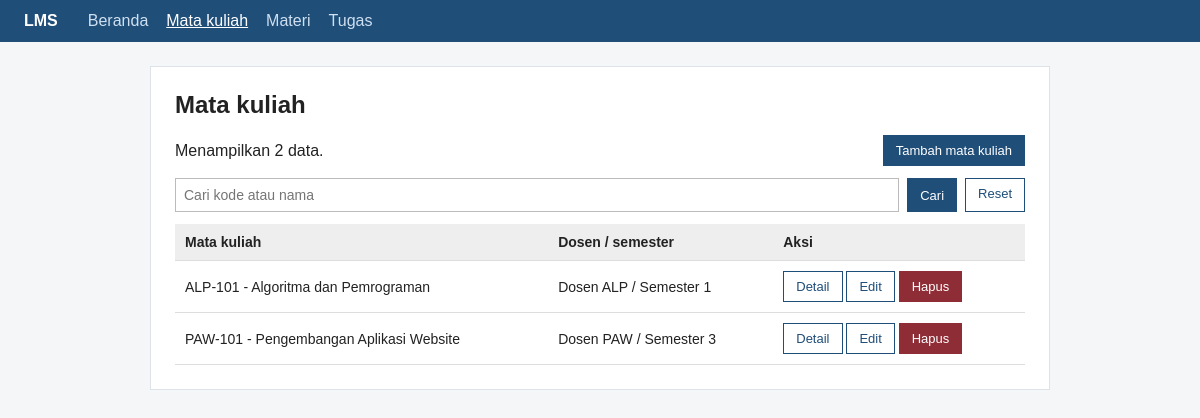
Screenshot of /mata_kuliah.php with the database file from the repository.
### tables this page shows
CREATE TABLE IF NOT EXISTS mata_kuliah (
  id INT UNSIGNED AUTO_INCREMENT PRIMARY KEY,
  kode VARCHAR(20) NOT NULL UNIQUE,
  nama VARCHAR(100) NOT NULL,
  dosen VARCHAR(100) NOT NULL,
  semester TINYINT UNSIGNED NOT NULL
);

### mata_kuliah.php (the view, shortened to what this page needs)
<?php
require 'koneksi.php';
$q = (isset($_GET['q']) && is_string($_GET['q'])) ? trim($_GET['q']) : '';
$like = '%' . addcslashes($q, '%_\\') . '%';
$st = $conn->prepare('SELECT id, kode, nama, dosen, semester FROM mata_kuliah WHERE (kode LIKE ? OR nama LIKE ?) ORDER BY nama');
$st->bind_param('ss', $like, $like);
$st->execute();
$rows = $st->get_result()->fetch_all(MYSQLI_ASSOC);
?>
<h1>Mata kuliah</h1>
<div class="bar">
    <span>Menampilkan <?= count($rows) ?> data.</span>
    <a class="btn pri" href="mata_kuliah_form.php">Tambah mata kuliah</a>
</div>
<form method="get" class="search">
    <input type="text" name="q" value="<?= e($q) ?>" placeholder="Cari kode atau nama">
    <button class="btn pri">Cari</button>
    <a class="btn" href="mata_kuliah.php">Reset</a>
</form>
<?php if (!$rows): ?>
    <div class="kosong">Data tidak ditemukan.</div>
<?php else: ?>
    <table>
        <thead>
            <tr>
                <th>Mata kuliah</th>
                <th>Dosen / semester</th>
                <th>Aksi</th>
            </tr>
        </thead>
        <tbody>
            <?php foreach ($rows as $r): ?>
                <tr>
                    <td><?= e($r['kode']) ?> - <?= e($r['nama']) ?></td>
                    <td><?= e($r['dosen']) ?> / Semester <?= (int)$r['semester'] ?></td>
                    <td class="aksi">
                        <a class="btn" href="mata_kuliah_detail.php?id=<?= (int)$r['id'] ?>">Detail</a>
                        <a class="btn" href="mata_kuliah_form.php?id=<?= (int)$r['id'] ?>">Edit</a>
                        <a class="btn bahaya" href="hapus.php?t=mata_kuliah&amp;id=<?= (int)$r['id'] ?>">Hapus</a>
                    </td>
                </tr>
            <?php endforeach; ?>
        </tbody>
    </table>
<?php endif; ?>

### style.css (style rules this page uses)
* { box-sizing: border-box; }
body { font-family: Arial, Helvetica, sans-serif; background: #f4f6f8; color: #222; margin: 0; }
h1 { font-size: 24px; margin-top: 0; }
.bar { display: flex; justify-content: space-between; align-items: center; margin-bottom: 12px; }
table { width: 100%; border-collapse: collapse; margin-top: 12px; }
th { background: #eee; text-align: left; }
th, td { padding: 10px; border-bottom: 1px solid #ddd; font-size: 14px; vertical-align: middle; }
.btn { display: inline-block; padding: 7px 12px; border: 1px solid #1f4e79; background: #fff; color: #1f4e79; text-decoration: none; font-size: 13px; cursor: pointer; font-family: inherit; }
.btn.pri { background: #1f4e79; color: #fff; }
.btn.bahaya { background: #8f2d36; border-color: #8f2d36; color: #fff; }
.search { display: flex; gap: 8px; flex-wrap: wrap; margin-bottom: 8px; }
.search input[type=text] { flex: 1; min-width: 160px; }
input[type=text], input[type=date], select, textarea { width: 100%; padding: 8px; border: 1px solid #bbb; font-family: inherit; font-size: 14px; }
.aksi { white-space: nowrap; }

### rows the page displays
mata_kuliah: kode "ALP-101", nama "Algoritma dan Pemrograman", dosen "Dosen ALP", semester "1"
mata_kuliah: kode "PAW-101", nama "Pengembangan Aplikasi Website", dosen "Dosen PAW", semester "3"

### other values shown
$l "Beranda"
$l "Mata kuliah"
$l "Materi"
$l "Tugas"
count($rows) "2"
